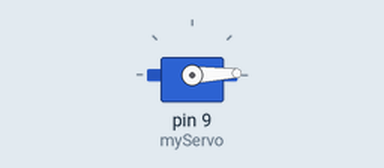
Simulated run of this sketch. Board: Arduino Uno, built with avr-gcc and run on an emulated ATmega328P. Shown: servo.

Above: at 0.05 s.
At 1.75 s:
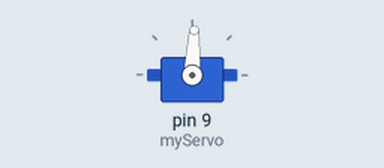
At 3.45 s:
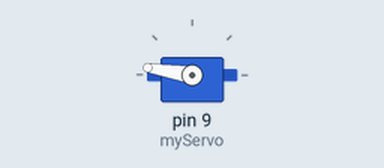
At 6.9 s:
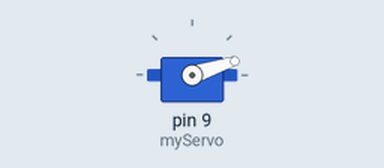
Timing chart, 0 to 9.4 s (numbered marks = the images above):
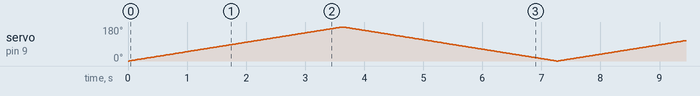

The sketch:

Code.ino
```cpp
#include <Servo.h>

Servo myServo;

int angle;

void setup()
{
  myServo.attach(9);
}

void loop()
{
  for (angle = 0; angle <= 180; angle++){
    myServo.write(angle);
    delay(20);
  }
  for (angle = 180; angle >= 0; angle--){
    myServo.write(angle);
    delay(20);
  }
}
```
